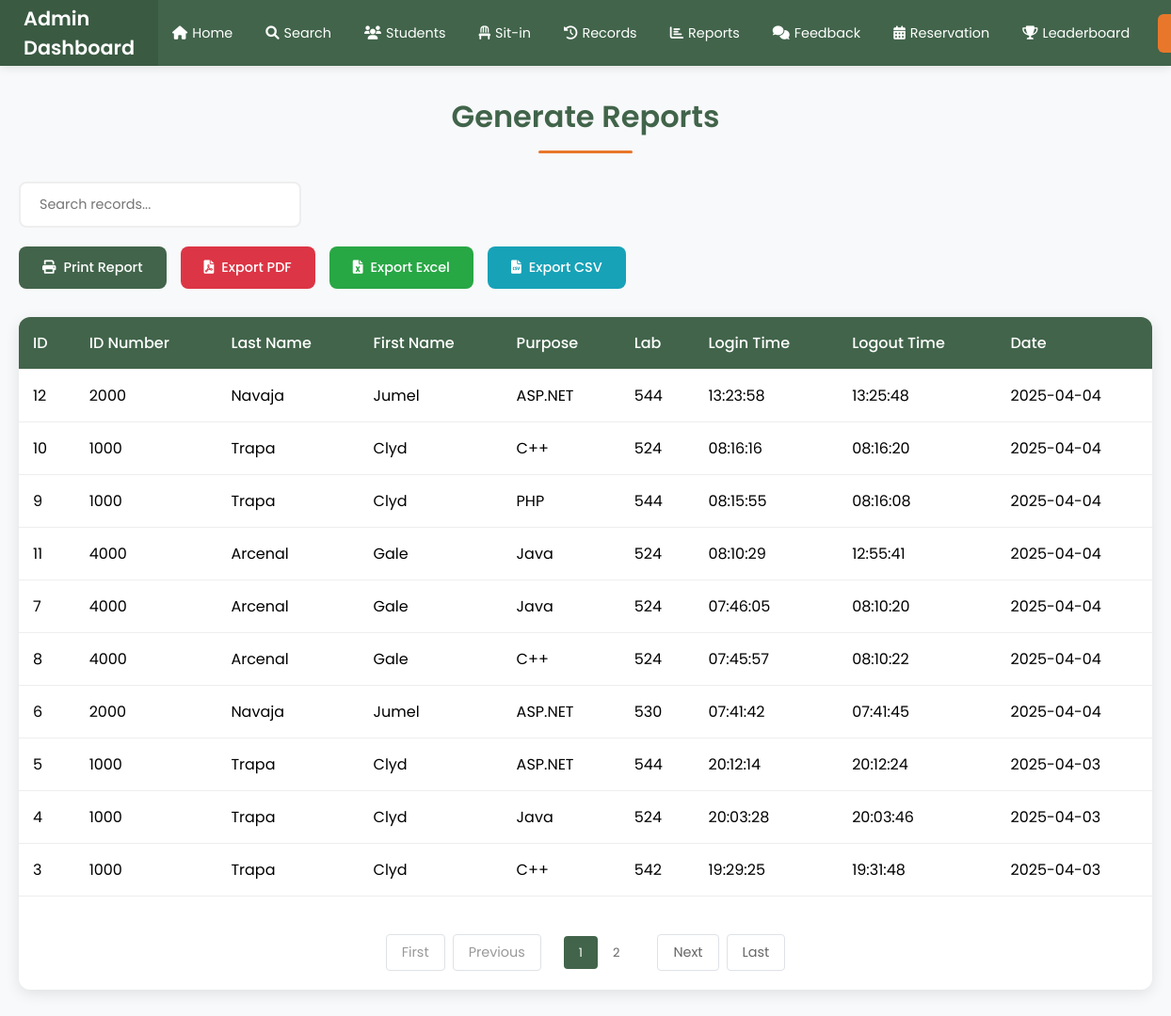
/sit-in-reports, run on an earlier commit of the app's database.
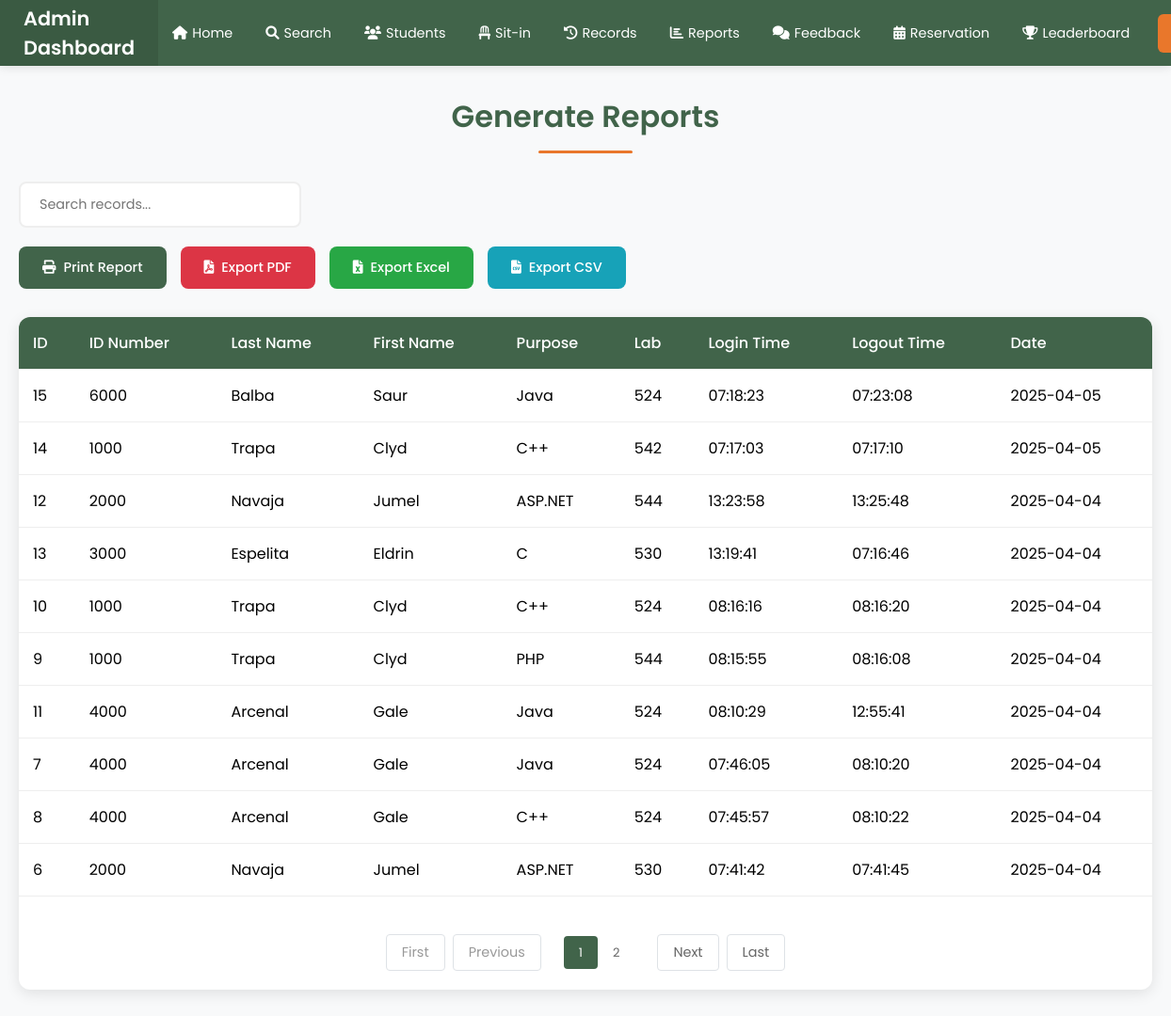
And on a later commit of the database.
### tables this page shows
CREATE TABLE sit_in_records (
            id INTEGER PRIMARY KEY AUTOINCREMENT,
            id_number TEXT NOT NULL,
            purpose TEXT NOT NULL,
            lab TEXT NOT NULL,
            login_time TEXT NOT NULL,
            logout_time TEXT,
            date TEXT NOT NULL,
            FOREIGN KEY (id_number) REFERENCES users(idno)
        );

CREATE TABLE users (
            id INTEGER PRIMARY KEY AUTOINCREMENT,
            idno TEXT UNIQUE NOT NULL,
            firstname TEXT NOT NULL,
            lastname TEXT NOT NULL,
            middlename TEXT,
            course TEXT,
            year_level TEXT,
            email_address TEXT,
            password TEXT NOT NULL,
            role TEXT DEFAULT 'student',
            remaining_sessions INTEGER DEFAULT 0,
            profile_pic TEXT
        , points INTEGER DEFAULT 0);

### app.py (the view)
@app.route('/sit-in-reports')
def sit_in_reports():
    conn = sqlite3.connect("users.db")
    cursor = conn.cursor()
    cursor.execute("""
        SELECT
            s.id,
            s.id_number,
            u.lastname,
            u.firstname,
            s.purpose,
            s.lab,
            s.login_time,
            s.logout_time,
            s.date
        FROM sit_in_records s
        JOIN users u ON s.id_number = u.idno
        ORDER BY s.date DESC, s.login_time DESC
    """)
    records = cursor.fetchall()
    conn.close()
    return render_template('sit_in_reports.html', reports=records)

### templates/sit_in_reports.html (shortened to what this page needs)
<!DOCTYPE html>
<html lang="en">
<head>
    <link rel="stylesheet" href="https://cdnjs.cloudflare.com/ajax/libs/font-awesome/6.0.0/css/all.min.css">
</head>
<body>
    <div class="navbar">
        <div class="logo">Admin Dashboard</div>
        <ul class="nav-links">
            <li><a href="{{ url_for('admin_dashboard') }}"><i class="fas fa-home"></i> Home</a></li>
            <li><a href="{{ url_for('search') }}"><i class="fas fa-search"></i> Search</a></li>
            <li><a href="{{ url_for('students') }}"><i class="fas fa-users"></i> Students</a></li>
            <li><a href="{{ url_for('current_sit_in') }}"><i class="fas fa-chair"></i> Sit-in</a></li>
            <li><a href="{{ url_for('sit_in_records') }}"><i class="fas fa-history"></i> Records</a></li>
            <li><a href="{{ url_for('sit_in_report') }}"><i class="fas fa-chart-bar"></i> Reports</a></li>
            <li><a href="{{ url_for('feedback_report') }}"><i class="fas fa-comments"></i> Feedback</a></li>
            <li><a href="{{ url_for('reservation') }}"><i class="fas fa-calendar-alt"></i> Reservation</a></li>
            <li><a href="{{ url_for('leaderboard') }}"><i class="fas fa-trophy"></i> Leaderboard</a></li>
        </ul>
        <div class="logout-container">
            <a href="{{ url_for('logout') }}" class="logout-btn">
            </a>
        </div>
    </div>
    <div class="container">
        <h1 class="page-title">Generate Reports</h1>
        <input type="text" class="search-box" id="search" onkeyup="searchTable()" placeholder="Search records...">
        <div class="export-buttons">
            <button class="export-btn print-btn" onclick="printReport()">
                <i class="fas fa-print"></i>
                Print Report
            </button>
            <button class="export-btn pdf-btn" onclick="exportToPDF()">
                <i class="fas fa-file-pdf"></i>
                Export PDF
            </button>
            <button class="export-btn excel-btn" onclick="exportToExcel()">
                <i class="fas fa-file-excel"></i>
                Export Excel
            </button>
            <button class="export-btn csv-btn" onclick="exportToCSV()">
                <i class="fas fa-file-csv"></i>
                Export CSV
            </button>
        </div>
        <div class="table-container">
            <table id="reportTable">
                <thead>
                    <tr>
                        <th>ID</th>
                        <th>ID Number</th>
                        <th>Last Name</th>
                        <th>First Name</th>
                        <th>Purpose</th>
                        <th>Lab</th>
                        <th>Login Time</th>
                        <th>Logout Time</th>
                        <th>Date</th>
                    </tr>
                </thead>
                <tbody>
                    {% for report in reports %}
                    <tr>
                        <td>{{ report[0] }}</td>
                        <td>{{ report[1] }}</td>
                        <td>{{ report[2] }}</td>
                        <td>{{ report[3] }}</td>
                        <td>{{ report[4] }}</td>
                        <td>{{ report[5] }}</td>
                        <td>{{ report[6] }}</td>
                        <td>{{ report[7] }}</td>
                        <td>{{ report[8] }}</td>
                    </tr>
                    {% endfor %}
                </tbody>
            </table>
            <div class="pagination">
                <span class="first" onclick="changePage(1)">First</span>
                <span class="prev" onclick="changePage(currentPage - 1)">Previous</span>
                <span id="page-numbers"></span>
                <span class="next" onclick="changePage(currentPage + 1)">Next</span>
                <span class="last" onclick="changePage(totalPages)">Last</span>
            </div>
        </div>
    </div>
</body>
</html>

What changed in the data, as far as the page shows it:
no longer on this page (row unchanged): sit_in_records: id "5", id_number "1000", lastname "Trapa", firstname "Clyd", purpose "ASP.NET", lab "544", login_time "20:12:14", logout_time "20:12:24", date "2025-04-03"
no longer on this page (row unchanged): sit_in_records: id "4", id_number "1000", lastname "Trapa", firstname "Clyd", purpose "Java", lab "524", login_time "20:03:28", logout_time "20:03:46", date "2025-04-03"
no longer on this page (row unchanged): sit_in_records: id "3", id_number "1000", lastname "Trapa", firstname "Clyd", purpose "C++", lab "542", login_time "19:29:25", logout_time "19:31:48", date "2025-04-03"
added sit_in_records: id "15", id_number "6000", lastname "Balba", firstname "Saur", purpose "Java", lab "524", login_time "07:18:23", logout_time "07:23:08", date "2025-04-05"
added sit_in_records: id "14", id_number "1000", lastname "Trapa", firstname "Clyd", purpose "C++", lab "542", login_time "07:17:03", logout_time "07:17:10", date "2025-04-05"
added sit_in_records: id "13", id_number "3000", lastname "Espelita", firstname "Eldrin", purpose "C", lab "530", login_time "13:19:41", logout_time "07:16:46", date "2025-04-04"
